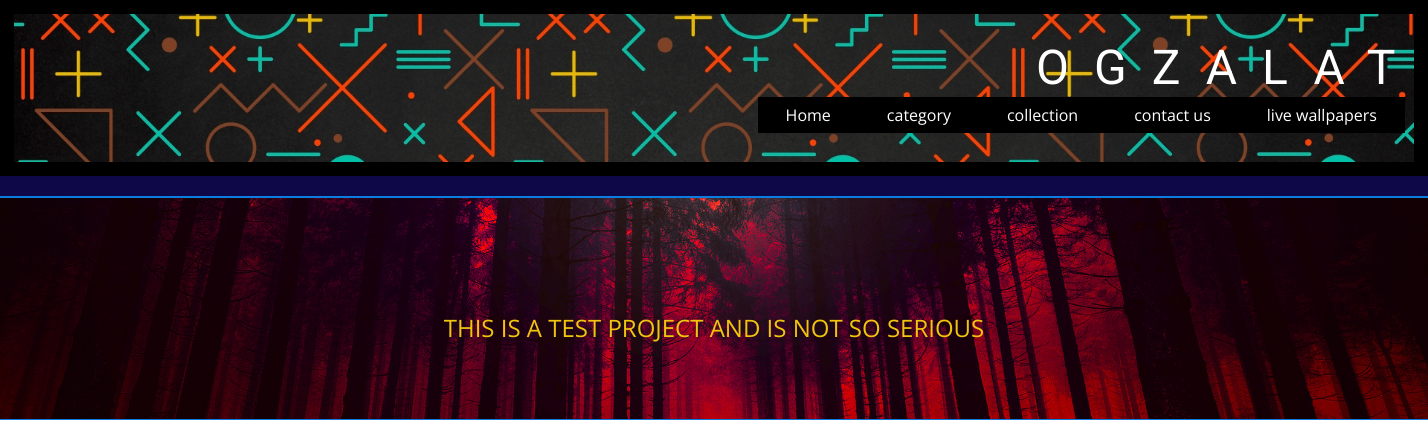
/space/, run on an earlier commit of the app's database.
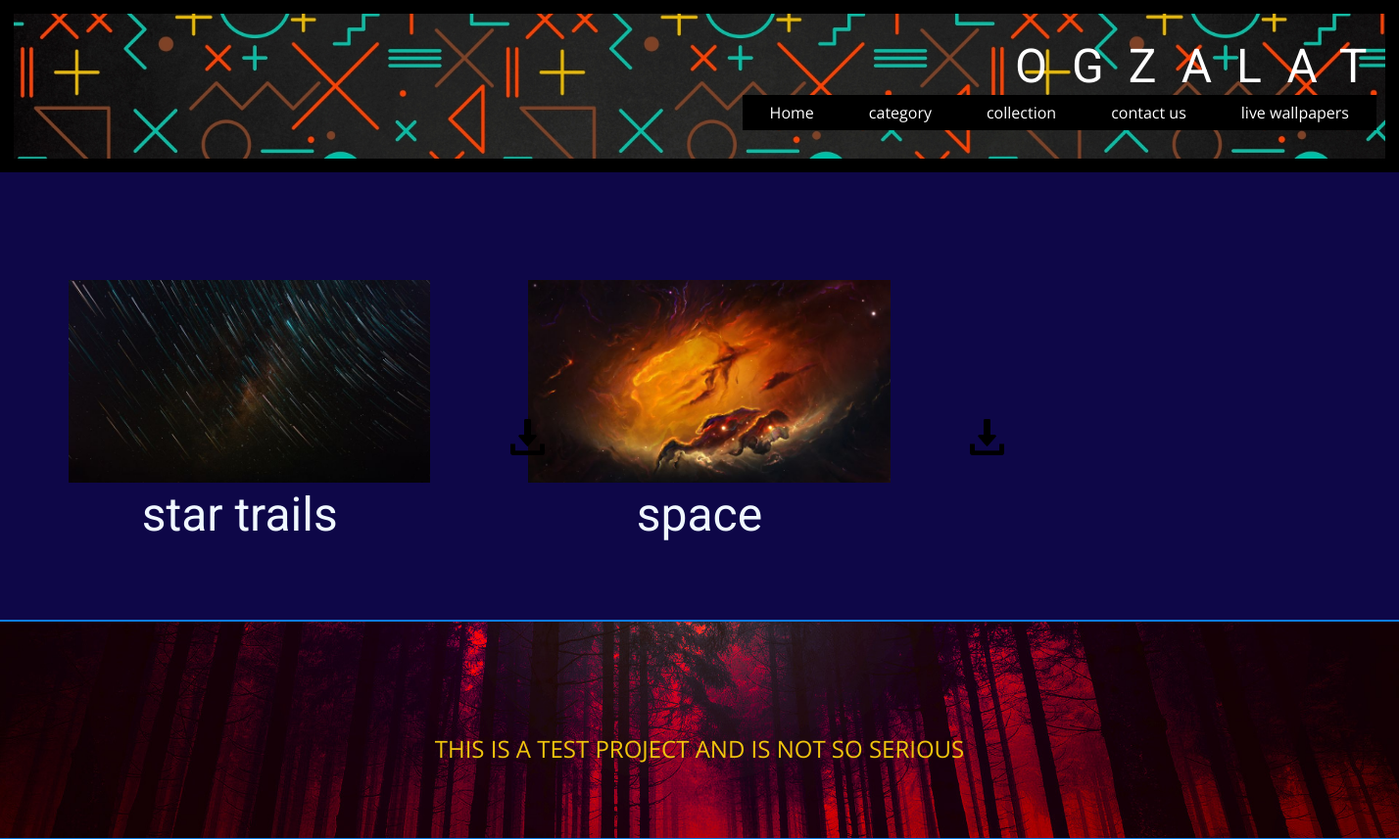
And on a later commit of the database.
### wallpaper/models.py (models this page shows)
class Wallpaper(models.Model):
    title = models.CharField(max_length=225)
    image = models.ImageField(upload_to='image/')
    Wallpaper=models.ImageField(upload_to='walls/')
    created_time = models.DateTimeField(auto_now=True)
    CATEGORY = [
        ('GAMES' , 'Games'),
        ('NATURE' , 'Nature'),
        ('ABSTRACT' , 'Abstract'),
        ('CARS' , 'Cars'),
        ('ANIMALS' , 'Animals') ,
        ('ARCHITECTURE' , 'Architecture'),
        ('SPACE' , 'Space'),
        ('RANDOM' , 'Random'),
    ]
    category = models.CharField(max_length=15, choices=CATEGORY , default='Random')
    def __str__(self) :
        return self.title

### wallpaper/views.py (the view)
# urls.py: path('space/',views.space,name='space'),
def space(request,):
    wall = Wallpaper.objects.all()
    context = {
        "photolist" : wall,
        "photocount" : wall.count()
    }
    return render(request ,'walls/category/space.html',context)

### templates/walls/category/space.html (shortened to what this page needs)
<!DOCTYPE html>
{% load static %}
<html style="font-size: 16px;" lang="en"><head>
    <link rel="stylesheet" href="{% static 'nicepage.css' %} " media="screen">
<link rel="stylesheet" href="{% static 'games.css' %} " media="screen">
</head>
  <body class="u-body u-xl-mode" data-lang="en"><header class="u-border-14 u-border-black u-clearfix u-header u-image u-header" id="sec-b83f" data-image-width="1920" data-image-height="1080"><div class="u-clearfix u-sheet u-sheet-1">
        <h3 class="u-text u-text-body-alt-color u-text-1">
          <span style="font-size: 48px;">OGZALAT</span>
        </h3>
        <nav class="u-menu u-menu-dropdown u-offcanvas u-menu-1">
          <div class="u-custom-menu u-nav-container">
            <ul class="u-nav u-unstyled u-nav-1"><li class="u-nav-item"><a class="u-active-black u-black u-button-style u-hover-palette-1-base u-nav-link u-text-active-white u-text-hover-white" href="{% url 'wall:home' %}" style="padding: 10px 28px;">Home</a>
</li><li class="u-nav-item"><a class="u-active-black u-black u-button-style u-hover-palette-1-base u-nav-link u-text-active-white u-text-hover-white" href="Home.html" style="padding: 10px 28px;">category</a><div class="u-nav-popup"><ul class="u-h-spacing-20 u-nav u-unstyled u-v-spacing-10">
</li>
</ul>
</div>
</li><li class="u-nav-item"><a class="u-active-black u-black u-button-style u-hover-palette-1-base u-nav-link u-text-active-white u-text-hover-white" href="{% url 'wall:collection' %}" style="padding: 10px 28px;">collection</a>
</li><li class="u-nav-item"><a class="u-active-black u-black u-button-style u-hover-palette-1-base u-nav-link u-text-active-white u-text-hover-white" href="{% url 'wall:contact' %}" style="padding: 10px 28px;">contact us</a>
</li><li class="u-nav-item"><a class="u-active-black u-black u-button-style u-hover-palette-1-base u-nav-link u-text-active-white u-text-hover-white" style="padding: 10px 28px;">live wallpapers</a>
</li></ul>
          </div>
      </div></header>
<div id="dofr">
    <div class="grid-container">
                {% if photolist %}
                    {% for concert in photolist %}
                      {% if concert.category == 'SPACE'%}
                        <div class="grid-item">
                          <img class="image image1"  src="{{ concert.image.url }}" alt="">
                          <img class="image image2" src="{% static 'images/22.png' %}" alt="">
                          <h2 id="lok">{{ concert }}</h2>
                        </div>
                      {%endif%}
                    {%endfor%}
                {% endif %}
        </div>
      </div>
    <footer class="u-align-center u-clearfix u-custom-color-1 u-footer u-footer" id="sec-8606"><img class="u-expanded-width u-image u-image-default u-image-1" src="{% static 'images/wallpapersden.com_red-forest_1920x1080.jpg' %}" alt="" data-image-width="1920" data-image-height="1080"><p class="u-small-text u-text u-text-palette-3-base u-text-variant u-text-1">THIS IS A TEST PROJECT AND IS NOT SO SERIOUS</p></footer>
</body>
</html>

What changed in the data, as far as the page shows it:
added Wallpaper: image (picture), title "star trails"
added Wallpaper: image (picture), title "space"
